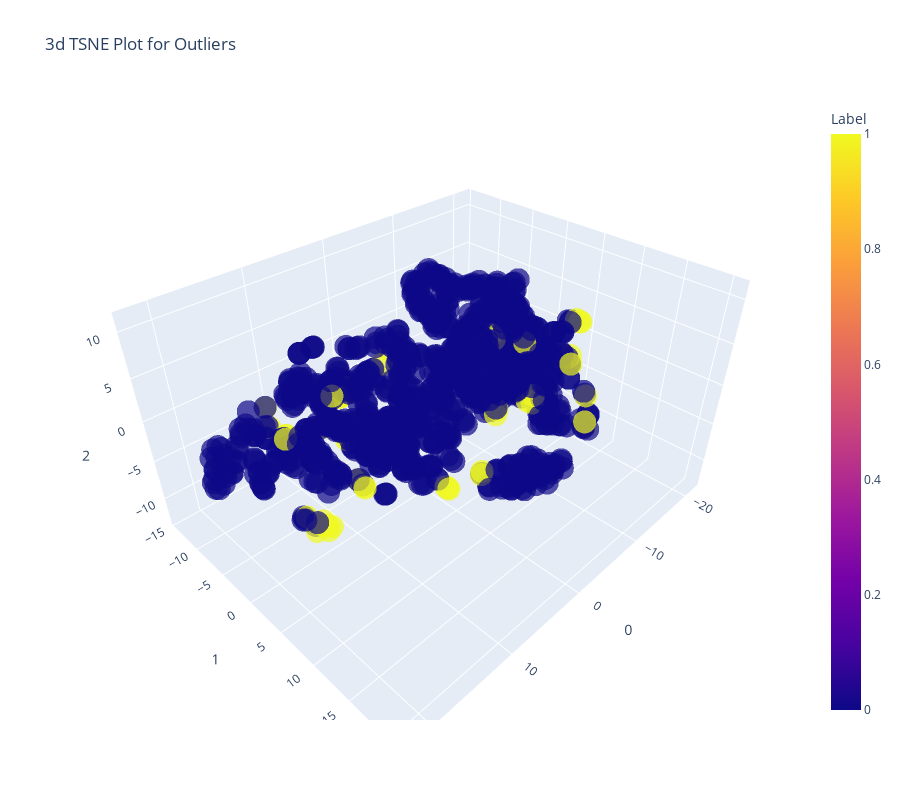

The notebook cell this image was saved under:
### Markdown cell above
### 9.1 T-distributed Stochastic Neighbor Embedding (t-SNE)

### Code cell
plot_model(iforest)

### Figure 1 — Plotly figure (JSON) as saved in the notebook; plotly's stock layout.template omitted (floating-point values rounded to 4 significant figures; data arrays with more than 128 entries replaced by an {"elided": "..."} marker saying what was removed)
{"data": [{"customdata": {"elided": "1026x1 str values"}, "hoverlabel": {"namelength": 0}, "hovertemplate": "0=%{x}<br>1=%{y}<br>2=%{z}<br>Feature=%{customdata[0]}<br>Label=%{marker.color}", "legendgroup": "", "marker": {"color": {"elided": "1026 int values"}, "coloraxis": "coloraxis", "opacity": 0.7, "symbol": "circle"}, "mode": "markers", "name": "", "scene": "scene", "showlegend": false, "type": "scatter3d", "x": {"elided": "1026 float values"}, "y": {"elided": "1026 float values"}, "z": {"elided": "1026 float values"}}], "layout": {"coloraxis": {"colorbar": {"title": {"text": "Label"}}, "colorscale": [[0, "#0d0887"], [0.1111, "#46039f"], [0.2222, "#7201a8"], [0.3333, "#9c179e"], [0.4444, "#bd3786"], [0.5556, "#d8576b"], [0.6667, "#ed7953"], [0.7778, "#fb9f3a"], [0.8889, "#fdca26"], [1, "#f0f921"]]}, "height": 800, "legend": {"tracegroupgap": 0}, "scene": {"domain": {"x": [0, 1], "y": [0, 1]}, "xaxis": {"title": {"text": "0"}}, "yaxis": {"title": {"text": "1"}}, "zaxis": {"title": {"text": "2"}}}, "title": {"text": "3d TSNE Plot for Outliers"}, "width": 900}}
